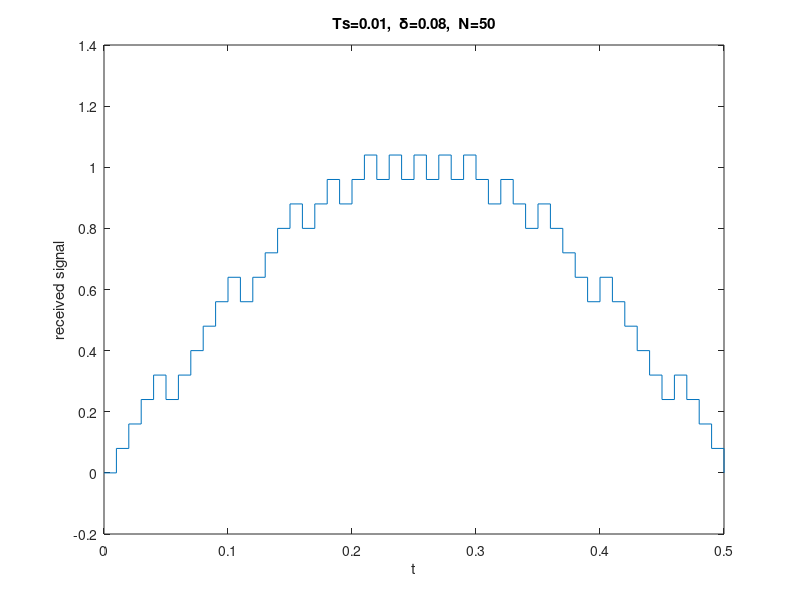

Reproduce this figure in MATLAB.
clear all;
close all;

Ts = [ 0.01 0.01 0.01 0.02 0.04];
delta = [0.02 0.04 0.08 0.04 0.04];
N = [50 50 50 25 13];
ErrorLevel =[];

% Initialization
eq_nTs = zeros(length(Ts), 1);
mq_nTs = zeros(length(Ts), 1);
e_nTs  = zeros(length(Ts), 1); 


for i=1:length(Ts)

    
    t = 0:Ts(i):Ts(i)*N(i);  
    m = sin(2*pi*t);
    
    fid = fopen(sprintf('%d.txt',i), 'w');
   
    for j=1:N(i)
        
        e_nTs(j+1) = m(j+1)-mq_nTs(j );
        eq_nTs(j+1) = delta(i)*sign(e_nTs(j+1));
        mq_nTs(j+1) = mq_nTs(j ) + eq_nTs(j+1);
        fprintf(fid, '%d\t', sign(e_nTs(j+1)) );
        
    end
    fclose(fid);    
    
    ErrorLevel(i) = sum(e_nTs(j+1).^2)/N(i); 
    x=min(ErrorLevel);
    x_index = find(ErrorLevel == x);
    
    % Initialization
    clear eq_nTs mq_nTs e_nTs;
    eq_nTs = zeros(length(Ts), 1);
    mq_nTs = zeros(length(Ts), 1);
    e_nTs  = zeros(length(Ts), 1); 
end
 
i = x_index;
t = 0:Ts(i):Ts(i)*N(i);  
m = sin(2*pi*t);
mq_nTs = zeros(length(m), 1);
eq_nTs = zeros(length(m), 1);

for j=1:N(i)
    e_nTs(j+1) = m(j+1)-mq_nTs(j );
    eq_nTs(j+1) = delta(i)*sign(e_nTs(j+1));
    mq_nTs(j+1) = mq_nTs(j ) + eq_nTs(j+1);
end

stairs(t, mq_nTs);
title(sprintf('Ts=%0.2f,  \\delta=%0.2f,  N=%d',Ts(i), delta(i), N(i) ) );
xlabel('t'); ylabel('received signal');
